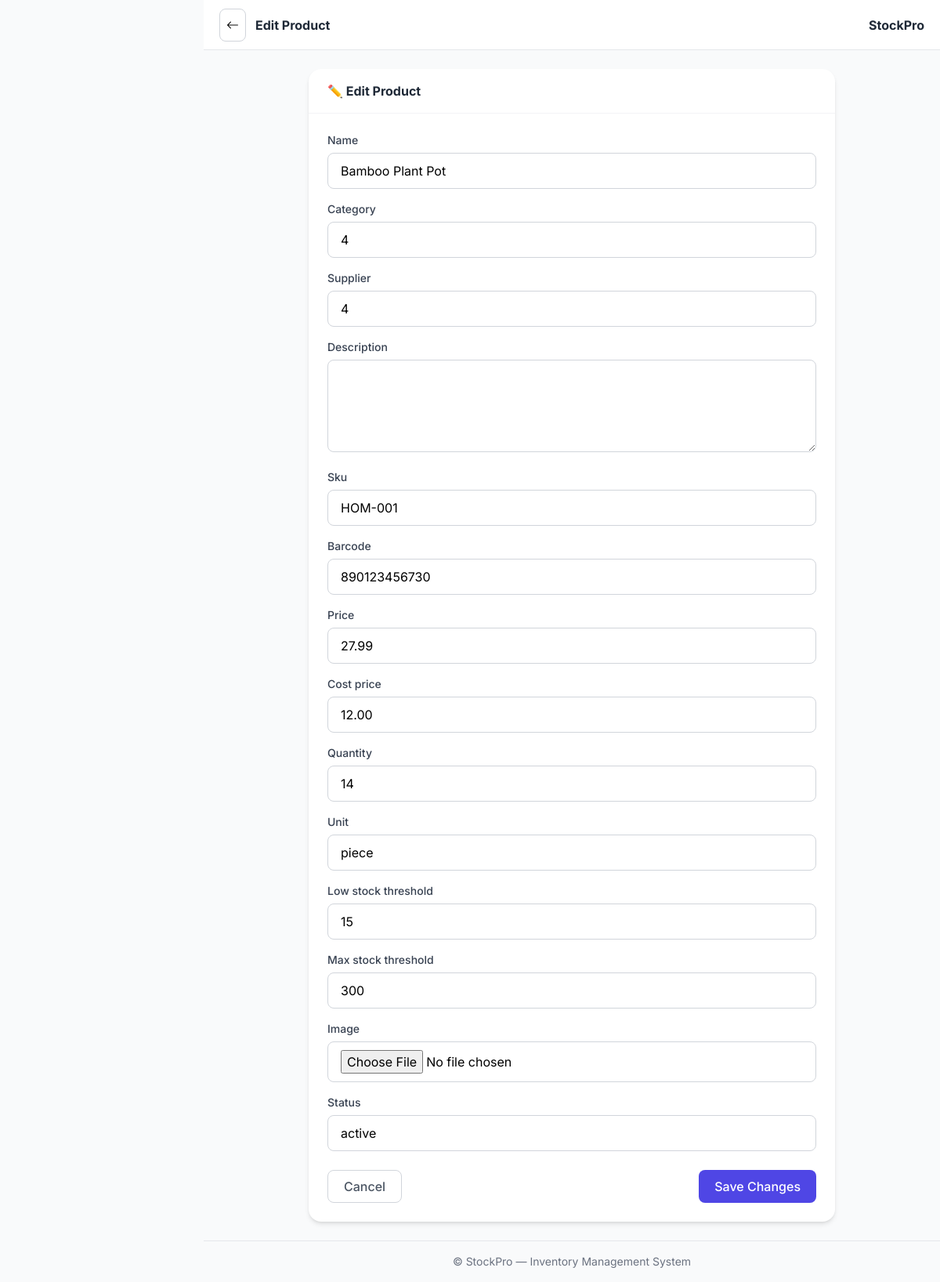
Screenshot of /dashboard/products/13/edit/ (signed in) with the database file from the repository.
### inventory/models.py (models this page shows, shortened)
class Product(models.Model):
    STATUS_CHOICES = [
        ("active", "Active"),
        ("archived", "Archived"),
    ]
    UNIT_CHOICES = [
        ("piece", "Piece"),
        ("kg", "Kilogram"),
        ("g", "Gram"),
        ("l", "Liter"),
        ("ml", "Milliliter"),
        ("box", "Box"),
        ("pack", "Pack"),
        ("set", "Set"),
    ]
    name = models.CharField(max_length=200)
    category = models.ForeignKey(
        Category, on_delete=models.SET_NULL, null=True, blank=True, related_name="products"
    )
    supplier = models.ForeignKey(
        Supplier, on_delete=models.SET_NULL, null=True, blank=True, related_name="products"
    )
    description = models.TextField(blank=True)
    sku = models.CharField(max_length=50, unique=True, blank=True)
    barcode = models.CharField(max_length=50, unique=True, blank=True)
    price = models.DecimalField(max_digits=10, decimal_places=2, validators=[MinValueValidator(Decimal("0"))])
    cost_price = models.DecimalField(max_digits=10, decimal_places=2, default=Decimal("0"), validators=[MinValueValidator(Decimal("0"))])
    quantity = models.IntegerField(default=0, validators=[MinValueValidator(0)])
    unit = models.CharField(max_length=20, choices=UNIT_CHOICES, default="piece")
    low_stock_threshold = models.IntegerField(default=10)
    max_stock_threshold = models.IntegerField(default=1000)
    status = models.CharField(max_length=10, choices=STATUS_CHOICES, default="active")
    image = models.ImageField(upload_to="products/", blank=True, null=True)
    created_at = models.DateTimeField(auto_now_add=True)
    updated_at = models.DateTimeField(auto_now=True)
    class Meta:
        ordering = ["-updated_at"]
        indexes = [
            models.Index(fields=["status", "quantity"]),
            models.Index(fields=["sku"]),
        ]

### inventory/views.py (the view)
# urls.py: path("products/<int:pk>/edit/", views.product_edit, name="product_edit"),
@login_required
@manager_or_admin_required
def product_edit(request, pk):
    product = get_object_or_404(Product, pk=pk)
    if request.method == "POST":
        form = ProductForm(request.POST, request.FILES, instance=product)
        if form.is_valid():
            prod = form.save()
            messages.success(request, f"Product '{prod.name}' updated.")
            return redirect("product_detail", pk=prod.pk)
    else:
        form = ProductForm(instance=product)
    return render(request, "inventory/product_form.html",
                  {"form": form, "product": product, "title": f"Edit {product.name}"})

### inventory/templates/inventory/product_form.html (shortened to what this page needs)
{% extends 'base.html' %}
{% block page_title %}Edit Product{% endblock %}
{% block content %}
<div class="max-w-2xl mx-auto">
  <div class="bg-white rounded-2xl shadow-md">
    <div class="px-6 py-4 border-b border-gray-100">
      <h5 class="font-bold text-gray-800">✏️ Edit Product</h5>
    </div>
    <div class="p-6">
      <form method="post" enctype="multipart/form-data">
        <div class="space-y-4">
          {% for field in form %}
            <div>
              <label class="block text-sm font-medium text-gray-700 mb-1.5" for="{{ field.id_for_label }}">{{ field.label }}</label>
              {% if field.name in 'description' %}
                <textarea name="{{ field.name }}" id="{{ field.id_for_label }}" rows="4" class="w-full px-4 py-2.5 rounded-lg border border-gray-300 focus:ring-2 focus:ring-primary-500 focus:border-primary-500 outline-none transition-all bg-white" {% if field.field.required %}required{% endif %}>{{ field.value|default:'' }}</textarea>
              {% else %}
                <input type="{% if field.name == 'price' or field.name == 'cost_price' %}number{% elif field.name == 'sku' or field.name == 'barcode' %}text{% else %}{{ field.field.widget.input_type|default:'text' }}{% endif %}"
                       name="{{ field.name }}"
                       id="{{ field.id_for_label }}"
                       class="w-full px-4 py-2.5 rounded-lg border border-gray-300 focus:ring-2 focus:ring-primary-500 focus:border-primary-500 outline-none transition-all bg-white"
                       {% if field.value %}value="{{ field.value }}"{% endif %}
                       {% if field.field.required %}required{% endif %}>
              {% endif %}
            </div>
          {% endfor %}
        </div>
        <div class="flex justify-between gap-3 mt-6">
          <a href="{% if product %}{% url 'product_detail' product.pk %}{% else %}{% url 'product_list' %}{% endif %}" class="px-5 py-2 border border-gray-300 text-gray-600 rounded-lg hover:bg-gray-50 font-medium">Cancel</a>
          <button type="submit" class="px-5 py-2 bg-primary-600 hover:bg-primary-700 text-white rounded-lg font-medium transition-colors">Save Changes</button>
        </div>
      </form>
    </div>
  </div>
</div>
{% endblock %}

### rows the page displays
Product: name "Bamboo Plant Pot" "HOM-001" "890123456730" "27.99" "12.00" "piece" "active"

### other values shown
{{ field.label }} "Name" "Category" "Supplier" "Description" "Sku" "Barcode" "Price" "Cost price" "Quantity" "Unit" "Low stock threshold" "Max stock threshold" "Image" "Status"
